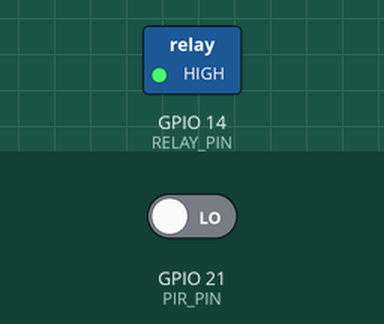
Bench run of a sketch on a simulated ESP32. On the bench: switched loads named in the sketch (green lamp = pin HIGH). The inputs (shaded band) are chosen by the test bench; at power-on: GPIO 21 (PIR_PIN) LOW. WiFi joins after 1.5 s; servers stay silent unless stated; uploads are accepted with an empty reply; the camera gives no picture; what the sketch prints to the serial monitor is not drawn.

Above: at 3.3 s.
3.4 s: GPIO 21 (PIR_PIN) driven HIGH
At 3.9 s:
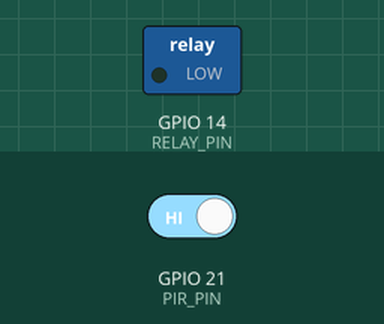
4.9 s: GPIO 21 (PIR_PIN) driven LOW
At 5.7 s:
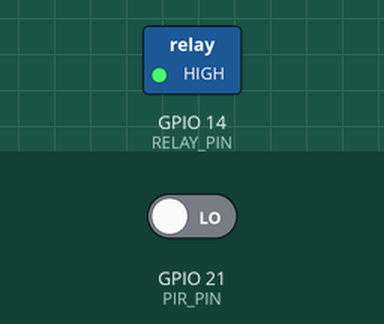
Timing chart, 0 to 7.9 s (numbered marks = the images above; inputs shaded):
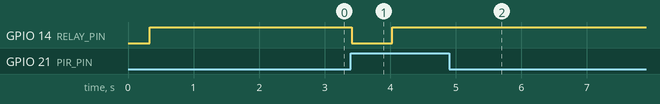

Measured:
- after the input at 3.4 s, GPIO 14 (RELAY_PIN): HIGH → LOW at once, → HIGH 0.62 s later
- after the input at 4.9 s, GPIO 14 (RELAY_PIN): stops changing and stays HIGH

The sketch:

smart_lamp_esp32s3.ino
```cpp
// ==============================================================================
// SKRIPSI INFORMATIKA - UNIVERSITAS ALMUSLIM
// Peneliti   : Ikhsan Wahyudi (235520110043)
// Judul      : Implementasi Sistem Kendali Lampu Pintar Menggunakan Deep Learning
//              Untuk Deteksi dan Pelacakan Objek Yang Melintas
// Deskripsi  : Firmware ESP32-S3-CAM (ESP32-S3 N16R8: 16MB Flash + 8MB OPI PSRAM)
// ==============================================================================

#include "esp_camera.h"
#include <WiFi.h>
#include <WiFiClientSecure.h>
#include <HTTPClient.h>
#include "config.h"
#include "camera_pins.h"

// Prototipe Fungsi
void setRelay(bool state);
bool initCamera();
bool sendImageToServer(camera_fb_t *fb, String &responseBody);
bool parseLampAction(const String &jsonResponse);

void setup() {
  Serial.begin(115200);

  // Tunggu koneksi Serial Monitor (berguna jika menggunakan USB CDC native ESP32-S3)
  unsigned long startWait = millis();
  while (!Serial && (millis() - startWait < 2000));
  delay(300);

  Serial.println("\n=======================================================");
  Serial.println("  SISTEM KENDALI LAMPU PINTAR ESP32-S3 N16R8 (YOLOv8)");
  Serial.println("  Peneliti: Ikhsan Wahyudi (235520110043)");
  Serial.println("=======================================================");

  // Informasi Diagnostik Hardware ESP32-S3 N16R8
  Serial.printf("[INFO HW] Chip: %s (Rev %d)\n", ESP.getChipModel(), ESP.getChipRevision());
  Serial.printf("[INFO HW] Flash Size: %u MB (N16)\n", ESP.getFlashChipSize() / (1024 * 1024));
  Serial.printf("[INFO HW] Free Heap : %u KB\n", ESP.getFreeHeap() / 1024);
  if (psramFound()) {
    Serial.printf("[INFO HW] PSRAM Size: %u MB (Octal PSRAM R8 Aktif)\n", ESP.getPsramSize() / (1024 * 1024));
    Serial.printf("[INFO HW] Free PSRAM: %u KB\n", ESP.getFreePsram() / 1024);
  } else {
    Serial.println("[WARN HW] PSRAM belum aktif! Pastikan di Arduino IDE pilih Tools -> PSRAM: 'OPI PSRAM'.");
  }

  // 1. Inisialisasi Pin Relay & Sensor PIR
  pinMode(RELAY_PIN, OUTPUT);
  setRelay(false); // Pastikan relay selalu OFF saat booting (Fail-Safe)

  pinMode(PIR_PIN, INPUT_PULLDOWN);

  // 2. Inisialisasi Modul Kamera OV2640 dengan Buffer Octal PSRAM (R8)
  if (!initCamera()) {
    Serial.println("[ERROR] Gagal inisialisasi modul kamera OV2640!");
    Serial.println("[ERROR] Periksa kabel pita kamera atau pastikan PSRAM OPI sudah diaktifkan.");
    while (true) {
      delay(1000);
    }
  }
  Serial.println("[OK] Kamera OV2640 berhasil diinisialisasi (VGA 640x480).");

  // 3. Menghubungkan ke Jaringan Wi-Fi Lokal
  Serial.print("[WIFI] Menghubungkan ke: ");
  Serial.println(WIFI_SSID);
  WiFi.mode(WIFI_STA);
  WiFi.begin(WIFI_SSID, WIFI_PASSWORD);

  int wifiAttempts = 0;
  while (WiFi.status() != WL_CONNECTED && wifiAttempts < 30) {
    delay(500);
    Serial.print(".");
    wifiAttempts++;
  }

  if (WiFi.status() == WL_CONNECTED) {
    Serial.println("\n[WIFI] Berhasil terhubung!");
    Serial.print("[WIFI] IP ESP32-S3: ");
    Serial.println(WiFi.localIP());
  } else {
    Serial.println("\n[WIFI-WARN] Belum terhubung ke Wi-Fi. Sistem tetap siaga.");
  }

  Serial.println("[STATUS] Mode Siaga (Idle). Menunggu pemicu Sensor PIR...");
}

void loop() {
  // Pastikan koneksi Wi-Fi tetap aktif jika terputus
  if (WiFi.status() != WL_CONNECTED) {
    WiFi.reconnect();
  }

  // Baca status sensor PIR HC-SR505
  int pirState = digitalRead(PIR_PIN);

  if (pirState == HIGH) {
    Serial.println("\n-------------------------------------------------------");
    Serial.println("[PIR] Gerakan terdeteksi! (PIR Sinyal HIGH)");

    // -------------------------------------------------------------------------
    // TAHAP 1 & 2: FLASH LAMPU KILAT & AMBIL CITRA (PRD Sub-bab 1.3)
    // -------------------------------------------------------------------------
    Serial.println("[FLASH] Mengaktifkan lampu kilat (500 ms)...");
    setRelay(true);             // Nyalakan lampu 12V sebagai flash
    delay(FLASH_WARMUP_MS);     // Jeda 500 ms agar eksposur kamera stabil

    Serial.println("[CAMERA] Menangkap 1 frame citra (JPEG)...");
    // Buang 1 buffer frame lama di DMA pool agar frame yang diambil 100% tersinari lampu flash
    camera_fb_t *old_fb = esp_camera_fb_get();
    if (old_fb) {
      esp_camera_fb_return(old_fb);
    }
    camera_fb_t *fb = esp_camera_fb_get();

    // Matikan lampu flash segera setelah pemotretan selesai
    setRelay(false);
    Serial.println("[FLASH] Lampu kilat dimatikan kembali.");

    if (!fb) {
      Serial.println("[ERROR] Gagal mengambil frame dari kamera!");
      delay(COOLDOWN_MS);
      return;
    }

    // -------------------------------------------------------------------------
    // TAHAP 3: TRANSMISI CITRA VIA HTTP POST KE SERVER LOKAL
    // -------------------------------------------------------------------------
    String responseBody = "";
    bool postSuccess = false;

    if (WiFi.status() == WL_CONNECTED) {
      Serial.printf("[HTTP] Mengirim citra (%u byte) ke Server Flask...\n", fb->len);
      postSuccess = sendImageToServer(fb, responseBody);
    } else {
      Serial.println("[FAIL-SAFE] Wi-Fi terputus! Mengabaikan pengiriman.");
    }

    // Kembalikan buffer frame kamera ke pool memori
    esp_camera_fb_return(fb);

    // -------------------------------------------------------------------------
    // TAHAP 4: KEPUTUSAN KENDALI LAMPU UTAMA & AUTO-EXTEND (PRD Sub-bab 1.5)
    // -------------------------------------------------------------------------
    bool shouldTurnOn = false;

    if (postSuccess && responseBody.length() > 0) {
      Serial.println("[SERVER-RESP] " + responseBody);
      shouldTurnOn = parseLampAction(responseBody);
    } else {
      // Fail-Safe: Gagal komunikasi atau timeout -> Lampu tetap OFF
      Serial.println("[FAIL-SAFE] Gagal komunikasi / Server tidak merespons. Lampu tetap OFF.");
      shouldTurnOn = false;
    }

    if (shouldTurnOn) {
      Serial.println("[ACTION] Target Positif (Manusia / Kendaraan) terverifikasi!");
      Serial.println("[RELAY] Menyalakan Lampu Utama (Durasi dasar 10 detik)...");
      setRelay(true);

      // Hitung durasi nyala dasar 10 detik dengan pengecekan Auto-Extend
      unsigned long startTime = millis();
      unsigned long duration = MAIN_LIGHT_HOLD_MS;

      while (millis() - startTime < duration) {
        delay(200);

        // Mekanisme Auto-Extend:
        // Jika sensor PIR masih mendeteksi gerakan menjelang durasi habis, perpanjang waktu!
        if (digitalRead(PIR_PIN) == HIGH) {
          startTime = millis(); // Reset penghitung waktu mundur
          Serial.println("[AUTO-EXTEND] PIR masih HIGH! Durasi nyala diperpanjang...");
        }
      }

      setRelay(false);
      Serial.println("[RELAY] Lampu Utama dimatikan (Area telah sepi).");
    } else {
      Serial.println("[ACTION] Objek Hewan / Objek Lain / Tidak Terdeteksi. Lampu Utama tetap PADAM.");
      setRelay(false);
    }

    // -------------------------------------------------------------------------
    // TAHAP 5: WAKTU TENANG (COOLDOWN)
    // -------------------------------------------------------------------------
    Serial.printf("[COOLDOWN] Waktu tenang %d ms untuk stabilisasi sensor...\n", COOLDOWN_MS);
    delay(COOLDOWN_MS);
    Serial.println("[STATUS] Kembali ke Mode Siaga (Idle).");
  }

  delay(50); // Polling interval siaga
}

// ==============================================================================
// FUNGSI PENDUKUNG
// ==============================================================================

// Mengatur status modul Relay dengan memperhitungkan Active LOW / Active HIGH
void setRelay(bool state) {
  if (RELAY_ACTIVE_LOW) {
    digitalWrite(RELAY_PIN, state ? LOW : HIGH);
  } else {
    digitalWrite(RELAY_PIN, state ? HIGH : LOW);
  }
}

// Inisialisasi Hardware Kamera OV2640 dengan frame buffer Octal PSRAM
bool initCamera() {
  camera_config_t config;
  config.ledc_channel = LEDC_CHANNEL_0;
  config.ledc_timer   = LEDC_TIMER_0;
  config.pin_d0       = Y2_GPIO_NUM;
  config.pin_d1       = Y3_GPIO_NUM;
  config.pin_d2       = Y4_GPIO_NUM;
  config.pin_d3       = Y5_GPIO_NUM;
  config.pin_d4       = Y6_GPIO_NUM;
  config.pin_d5       = Y7_GPIO_NUM;
  config.pin_d6       = Y8_GPIO_NUM;
  config.pin_d7       = Y9_GPIO_NUM;
  config.pin_xclk     = XCLK_GPIO_NUM;
  config.pin_pclk     = PCLK_GPIO_NUM;
  config.pin_vsync    = VSYNC_GPIO_NUM;
  config.pin_href     = HREF_GPIO_NUM;
  config.pin_sccb_sda = SIOD_GPIO_NUM;
  config.pin_sccb_scl = SIOC_GPIO_NUM;
  config.pin_pwdn     = PWDN_GPIO_NUM;
  config.pin_reset    = RESET_GPIO_NUM;
  config.xclk_freq_hz = 20000000;
  config.pixel_format = PIXFORMAT_JPEG;

  // Parameter kompresi citra dan pemanfaatan 8MB Octal PSRAM (R8)
  if (psramFound()) {
    Serial.println("[PSRAM] Octal PSRAM 8MB (R8) terdeteksi dan diaktifkan.");
    config.frame_size   = FRAMESIZE_VGA;        // Resolusi VGA 640x480 (Standar PRD)
    config.jpeg_quality = 10;                   // Kualitas kompresi tinggi & tajam untuk YOLOv8 (0-63)
    config.fb_count     = 2;                    // Dual Frame Buffer untuk transmisi cepat
    #if defined(CAMERA_FB_IN_PSRAM)
    config.fb_location  = CAMERA_FB_IN_PSRAM;   // Pastikan alokasi buffer masuk ke 8MB Octal PSRAM
    #endif
  } else {
    Serial.println("[WARN] PSRAM tidak terdeteksi! Menggunakan alokasi darurat internal RAM.");
    Serial.println("[WARN] Pastikan di Arduino IDE: Tools -> PSRAM: 'OPI PSRAM'.");
    config.frame_size   = FRAMESIZE_QVGA;       // Turunkan ke 320x240 jika PSRAM tidak aktif
    config.jpeg_quality = 15;
    config.fb_count     = 1;
  }

  #if defined(CAMERA_GRAB_LATEST)
  config.grab_mode    = CAMERA_GRAB_LATEST;   // Frame terbaru saat flash menyala
  #endif

  esp_err_t err = esp_camera_init(&config);
  return (err == ESP_OK);
}

// Mengirim raw bytes JPEG via HTTP/HTTPS POST ke Server (Lokal maupun Cloud Hosting)
bool sendImageToServer(camera_fb_t *fb, String &responseBody) {
  HTTPClient http;
  String serverUrl = "";

  String cloudUrl = String(CLOUD_SERVER_URL);
  cloudUrl.trim();

  if (cloudUrl.length() > 0) {
    serverUrl = cloudUrl;
  } else {
    serverUrl = "http://" + String(SERVER_HOST) + ":" + String(SERVER_PORT) + String(SERVER_ENDPOINT);
  }

  Serial.println("[HTTP] Menghubungi endpoint: " + serverUrl);

  bool isHttps = serverUrl.startsWith("https://");
  WiFiClientSecure secureClient;
  WiFiClient regularClient;

  if (isHttps) {
    // Terima sertifikat SSL cloud otomatis (Render, Railway, Cloudflare, Let's Encrypt)
    secureClient.setInsecure();
    http.begin(secureClient, serverUrl);
  } else {
    http.begin(regularClient, serverUrl);
  }

  http.setTimeout(HTTP_TIMEOUT_MS);
  http.addHeader("Content-Type", "image/jpeg");

  int httpCode = http.POST(fb->buf, fb->len);

  if (httpCode > 0) {
    if (httpCode == HTTP_CODE_OK) {
      responseBody = http.getString();
      http.end();
      return true;
    } else {
      Serial.printf("[HTTP] Server merespons dengan kode status: %d\n", httpCode);
    }
  } else {
    Serial.printf("[HTTP] Gagal kirim / Timeout: %s\n", http.errorToString(httpCode).c_str());
  }

  http.end();
  return false;
}

// Parser sederhana tanpa ketergantungan library tambahan
// Mengecek apakah respons JSON mengandung '"lamp_action":"ON"' atau '"lamp_action": "ON"'
bool parseLampAction(const String &jsonResponse) {
  if (jsonResponse.indexOf("\"lamp_action\":\"ON\"") != -1 ||
      jsonResponse.indexOf("\"lamp_action\": \"ON\"") != -1 ||
      jsonResponse.indexOf("\"lamp_action\": \"on\"") != -1 ||
      jsonResponse.indexOf("\"lamp_action\":\"on\"") != -1) {
    return true;
  }
  return false;
}
```

camera_pins.h
```cpp
// ==============================================================================
// DEFINISI PIN KAMERA ESP32-S3-CAM (OV2640) - VARIAN ESP32-S3 N16R8
// Khusus kompatibel dengan ESP32-S3 N16R8 (16MB Flash + 8MB Octal PSRAM)
// ==============================================================================
// CATATAN PENTING ARSITEKTUR MEMORI ESP32-S3 N16R8:
// Pada ESP32-S3 N16R8, pin GPIO berikut digunakan secara internal oleh modul:
// - GPIO 26 s/d 32: Terhubung ke 16MB Quad/Octal SPI Flash (N16)
// - GPIO 33 s/d 37: Terhubung ke 8MB Octal OPI PSRAM (R8)
//
// Konfigurasi pin kamera di bawah ini (GPIO 4..13, 15..18) dan pin periferal
// (PIR = GPIO 21, Relay = GPIO 14) 100% BEBAS DARI KONFLIK internal memori dan clock kamera!
// ==============================================================================

#ifndef CAMERA_PINS_H
#define CAMERA_PINS_H

// Model standar untuk ESP32-S3-CAM N16R8 (AI-Thinker / Freenove / Waveshare / Generic)
#define CAMERA_MODEL_ESP32S3_CAM_N16R8

#if defined(CAMERA_MODEL_ESP32S3_CAM_N16R8) || defined(CAMERA_MODEL_AI_THINKER_ESP32S3_CAM) || defined(CAMERA_MODEL_FREENOVE_ESP32S3_CAM)
  // Pinout Kamera Standar ESP32-S3-CAM N16R8
  #define PWDN_GPIO_NUM     -1
  #define RESET_GPIO_NUM    -1
  #define XCLK_GPIO_NUM     15
  #define SIOD_GPIO_NUM      4
  #define SIOC_GPIO_NUM      5

  #define Y9_GPIO_NUM       16
  #define Y8_GPIO_NUM       17
  #define Y7_GPIO_NUM       18
  #define Y6_GPIO_NUM       12
  #define Y5_GPIO_NUM       10
  #define Y4_GPIO_NUM        8
  #define Y3_GPIO_NUM        9
  #define Y2_GPIO_NUM       11
  #define VSYNC_GPIO_NUM     6
  #define HREF_GPIO_NUM      7
  #define PCLK_GPIO_NUM     13

#elif defined(CAMERA_MODEL_FREENOVE_ESP32S3_CAM)
  // Pinout Alternatif: Freenove ESP32-S3-WROOM-CAM
  #define PWDN_GPIO_NUM     -1
  #define RESET_GPIO_NUM    -1
  #define XCLK_GPIO_NUM     15
  #define SIOD_GPIO_NUM      4
  #define SIOC_GPIO_NUM      5

  #define Y9_GPIO_NUM       16
  #define Y8_GPIO_NUM       17
  #define Y7_GPIO_NUM       18
  #define Y6_GPIO_NUM       12
  #define Y5_GPIO_NUM       10
  #define Y4_GPIO_NUM        8
  #define Y3_GPIO_NUM        9
  #define Y2_GPIO_NUM       11
  #define VSYNC_GPIO_NUM     6
  #define HREF_GPIO_NUM      7
  #define PCLK_GPIO_NUM     13

#elif defined(CAMERA_MODEL_XIAO_ESP32S3_SENSE)
  // Pinout Alternatif: Seeed Studio XIAO ESP32S3 Sense
  #define PWDN_GPIO_NUM     -1
  #define RESET_GPIO_NUM    -1
  #define XCLK_GPIO_NUM     10
  #define SIOD_GPIO_NUM     40
  #define SIOC_GPIO_NUM     39

  #define Y9_GPIO_NUM       48
  #define Y8_GPIO_NUM       11
  #define Y7_GPIO_NUM       12
  #define Y6_GPIO_NUM       14
  #define Y5_GPIO_NUM       16
  #define Y4_GPIO_NUM       18
  #define Y3_GPIO_NUM       17
  #define Y2_GPIO_NUM       15
  #define VSYNC_GPIO_NUM    38
  #define HREF_GPIO_NUM     47
  #define PCLK_GPIO_NUM     13

#else
  #error "Model Kamera belum didefinisikan! Pilih salah satu pada camera_pins.h"
#endif

#endif // CAMERA_PINS_H
```

config.h
```cpp
// ==============================================================================
// KONFIGURASI SISTEM KENDALI LAMPU PINTAR ESP32-S3 N16R8 (16MB FLASH + 8MB OPI PSRAM)
// Berdasarkan Dokumen PRD & TRD v1.0 Final - Ikhsan Wahyudi (235520110043)
// ==============================================================================

#ifndef CONFIG_H
#define CONFIG_H

// --- 1. Konfigurasi Jaringan Wi-Fi ---
// Sesuaikan dengan nama hotspot / Wi-Fi lokal Anda (Frekuensi wajib 2.4 GHz)
#define WIFI_SSID       "NAMA_WIFI_ANDA"
#define WIFI_PASSWORD   "PASSWORD_WIFI_ANDA"

// --- 2. Konfigurasi Server (Server Lokal maupun Cloud Hosting) ---
// OPSI A (Cloud Hosting): Jika server di-hosting di internet (cPanel Rumahweb, Render, VPS, ngrok):
// Masukkan URL endpoint lengkap (contoh: "https://ikhsan.mhsfikom.my.id/api/detect")
// Catatan: Jika baris ini diisi, firmware OTOMATIS menggunakan URL Cloud ini!
#define CLOUD_SERVER_URL  ""  // Isi dengan "https://ikhsan.mhsfikom.my.id/api/detect" jika sudah online

// OPSI B (Lokal Laptop): Digunakan jika CLOUD_SERVER_URL di atas kosong ("")
// Masukkan IP Address Laptop/PC Anda di jaringan lokal (cek via 'ipconfig' di CMD)
#define SERVER_HOST     "192.168.1.100"
#define SERVER_PORT     5000
#define SERVER_ENDPOINT "/api/detect"

// --- 3. Konfigurasi Pin GPIO (Relay Pin 14 & PIR Pin 21) ---
#define RELAY_PIN       14    // Output Kendali Modul Relay 5V (Beban Lampu LED 12V 5W)

// CATATAN TEKNIS KRUSIAL:
// Pada ESP32-S3-CAM, GPIO 13 secara internal digunakan oleh jalur PCLK (Pixel Clock) Kamera OV2640.
// Oleh karena itu, pin PIR diatur ke GPIO 21 agar 100% bebas bentrok dengan clock kamera maupun PSRAM.
// (Jika di rangkaian fisik Anda menggunakan Pin 13, Anda dapat mengubah nilainya ke 13).
#define PIR_PIN         21    // Input Sensor PIR HC-SR505 (Bebas bentrok PCLK Kamera)

// --- 4. Karakteristik Modul Relay 5V ---
// Umumnya modul relay 5V di pasaran bertipe Active LOW:
// set true  = Relay ON saat pin bernilai LOW (0V), OFF saat HIGH (3.3V)
// set false = Relay ON saat pin bernilai HIGH (3.3V), OFF saat LOW (0V)
#define RELAY_ACTIVE_LOW  true

// --- 5. Parameter Waktu / Pewaktuan Sistem (Sesuai TRD Sub-bab 3.3) ---
#define FLASH_WARMUP_MS     500     // Jeda nyala lampu flash sebelum jepret kamera
#define HTTP_TIMEOUT_MS     5000    // Batas waktu tunggu koneksi HTTP POST (Fail-Safe)
#define MAIN_LIGHT_HOLD_MS  10000   // Durasi dasar nyala lampu utama (10 detik)
#define COOLDOWN_MS         3000    // Waktu tenang setelah siklus selesai (hindari false re-trigger)

#endif // CONFIG_H
```
